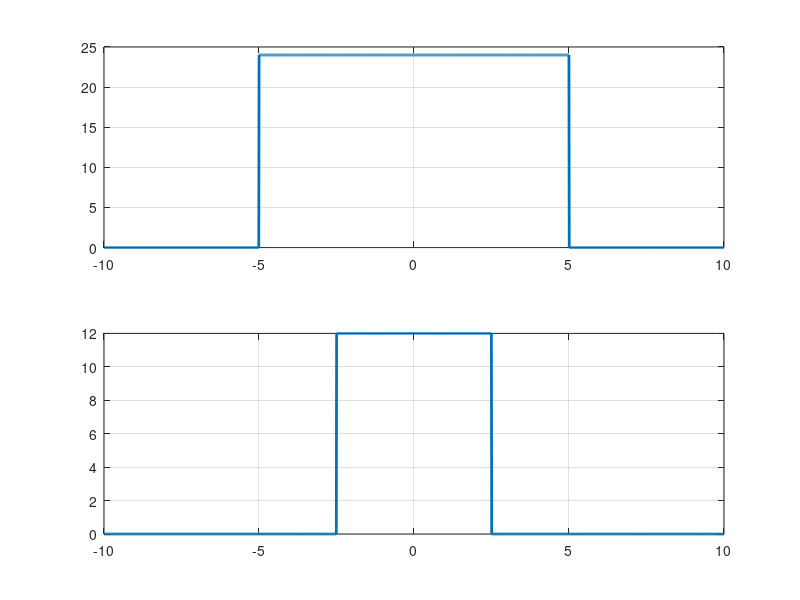
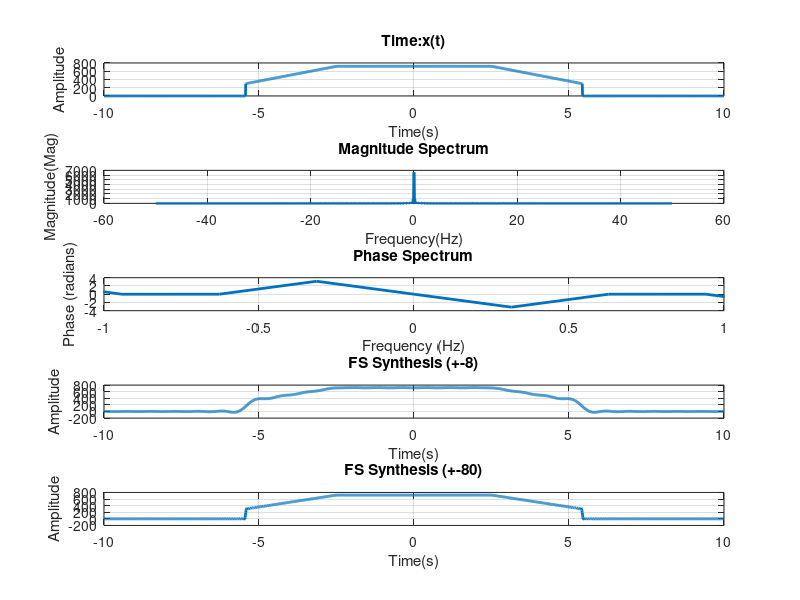

These figures' MATLAB source, in order:
clc; clear; close all;
ID_NO = '2024A3PS0378P';
A = ID_NO(12) - 48 + 4;
W = ID_NO(11) - 48 + 3;
X = ID_NO(12) - 48 + 10;
t = linspace(-10, 10, 2000);  % <-- You must define t
dt = t(2) - t(1);
x1_func = @(x) A*(abs(x) < W/2);
x2_func = @(x) x1_func(-2*x);
x1 = 2.*x1_func(t);
x2 = x1_func(-2*t);
figure;
subplot(2, 1, 1)
plot(t, x1, 'LineWidth', 2)
grid on
subplot(2, 1, 2)
plot(t, x2, 'LineWidth', 2)
grid on
y = @(tt) integral(@(tau) x1_func(tau).*x2_func(tt - tau), -20, 20);
y_values = arrayfun(y, t);
%% 
figure;
subplot(5, 1, 1);
plot(t, y_values, 'LineWidth', 2)
grid on
title('Time:x(t)')
xlabel('Time(s)')
ylabel('Amplitude')
N = length(y_values);
Yf = fftshift(fft(y_values))*dt;
f = (-N/2:N/2-1) * (1/(dt*N));
omega = 2*pi*f;
subplot(5,1,2)
plot(f, abs(Yf), 'LineWidth', 2)
grid on
title('Magnitude Spectrum')
xlabel('Frequency(Hz)')
ylabel('Magnitude(Mag)')
subplot(5,1,3)
plot(omega, angle(Yf), 'LineWidth', 2);
grid on
title('Phase Spectrum')
xlabel('Frequency (Hz)')
ylabel('Phase (radians)')
xlim([-1 1])
omega_c = 8;   % cutoff in rad/s (CHANGE THIS AS YOU LIKE)
LP_filter = abs(omega) < omega_c;  % rectangular LPF window
Yf_LP = Yf .* LP_filter;           % apply low-pass filter
y_rec = ifft(ifftshift(Yf_LP))/dt;
subplot(5, 1, 4)
plot(t, y_rec, 'LineWidth', 2)
grid on
title('FS Synthesis (+-8)')
xlabel('Time(s)')
ylabel('Amplitude')
omega_c = 80;
LP_filter2 = abs(omega) < omega_c;
Yf_LP = Yf.*LP_filter2;
y_rec2 = ifft(ifftshift(Yf_LP))/dt;
subplot(5, 1, 5)
plot(t, y_rec2, 'LineWidth', 2)
grid on
title('FS Synthesis (+-80)')
xlabel('Time(s)')
ylabel('Amplitude')
